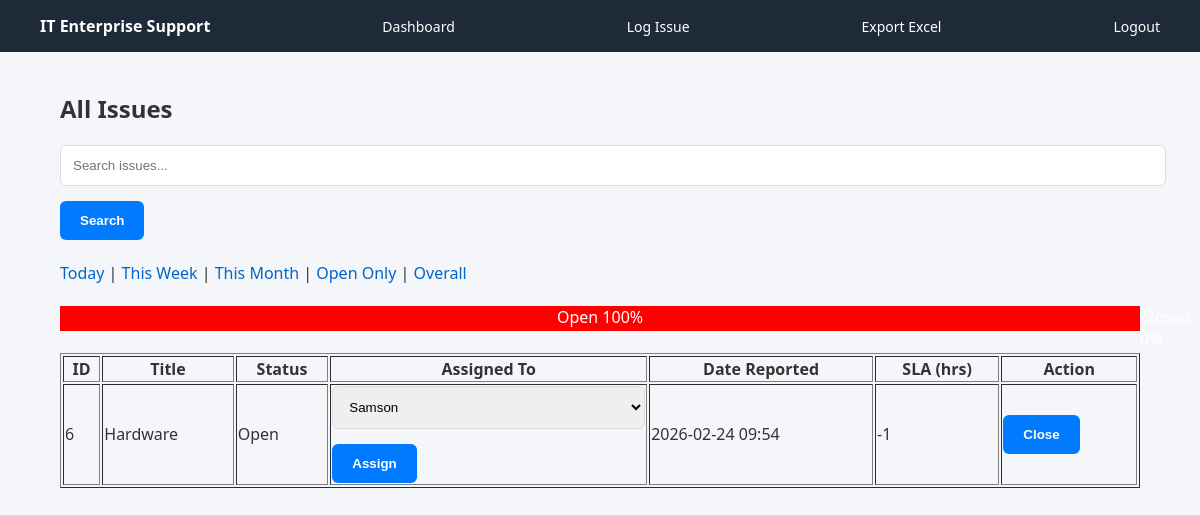
/view_issues?filter=today (signed in), run on the app's committed database.
### tables this page shows
CREATE TABLE issues (
    id INTEGER PRIMARY KEY AUTOINCREMENT,
    title TEXT,
    description TEXT,
    source TEXT,
    category TEXT,
    status TEXT,
    date_reported TEXT,
    date_closed TEXT
, assigned_to TEXT, priority TEXT DEFAULT 'Normal');

### app.py (the view)
@app.route("/view_issues")
def view_issues():
    if "user" not in session:
        return redirect(url_for("login"))
    db = get_db()
    cur = db.cursor()
    search = request.args.get("search")
    filter_type = request.args.get("filter")
    query = "SELECT * FROM issues WHERE 1=1"
    params = []
    if search:
        query += " AND (title LIKE ? OR description LIKE ?)"
        params.extend([f"%{search}%", f"%{search}%"])
    if filter_type == "today":
        query += " AND date(date_reported) = date('now')"
    elif filter_type == "week":
        query += " AND strftime('%Y-%W', date_reported) = strftime('%Y-%W', 'now')"
    elif filter_type == "month":
        query += " AND strftime('%Y-%m', date_reported) = strftime('%Y-%m', 'now')"
    elif filter_type == "open":
        query += " AND status='Open'"
    query += " ORDER BY date_reported DESC"
    cur.execute(query, params)
    issues = cur.fetchall()
    issues = [dict(issue) for issue in issues]
    for issue in issues:
        if issue["status"] == "Open":
            opened_time = datetime.strptime(issue["date_reported"], "%Y-%m-%d %H:%M")
            issue["sla_hours"] = int((datetime.now() - opened_time).total_seconds() / 3600)
        else:
            issue["sla_hours"] = "-"
    open_count = sum(1 for i in issues if i["status"] == "Open")
    closed_count = sum(1 for i in issues if i["status"] == "Closed")
    total = open_count + closed_count
    open_percent = int((open_count / total) * 100) if total else 0
    closed_percent = 100 - open_percent if total else 0
    cur.execute("SELECT username FROM users WHERE role='Technician'")
    technicians = cur.fetchall()
    db.close()
    return render_template(
        "view_issues.html",
        issues=issues,
        technicians=technicians,
        open_percent=open_percent,
        closed_percent=closed_percent,
        current_filter=filter_type
    )

### app.py (called while the page is built)
def get_db():
    conn = sqlite3.connect("database.db")
    conn.row_factory = sqlite3.Row
    return conn

### templates/view_issues.html (shortened to what this page needs)
<!DOCTYPE html>
<html>
<head>
    <link rel="stylesheet" href="{{ url_for('static', filename='style.css') }}">
</head>
<body>
<div class="navbar">
    <strong>IT Enterprise Support</strong>
    <a href="/dashboard">Dashboard</a>
    <a href="/log_issue">Log Issue</a>
    <a href="/export_excel">Export Excel</a>
    <a href="/logout">Logout</a>
</div>
<div class="container">
<h2>All Issues</h2>
<form method="GET">
    <input type="text" name="search" placeholder="Search issues...">
    <button type="submit">Search</button>
</form>
<br>
<div>
    <a href="/view_issues?filter=today">Today</a> |
    <a href="/view_issues?filter=week">This Week</a> |
    <a href="/view_issues?filter=month">This Month</a> |
    <a href="/view_issues?filter=open">Open Only</a> |
    <a href="/view_issues">Overall</a>
</div>
<br>
<div style="background:#eee;width:100%;display:flex;height:25px;">
    <div style="background:red;width:{{open_percent}}%;color:white;text-align:center;">
        Open {{open_percent}}%
    </div>
</div>
<br>
<table border="1" width="100%">
<tr>
    <th>ID</th>
    <th>Title</th>
    <th>Status</th>
    <th>Assigned To</th>
    <th>Date Reported</th>
    <th>SLA (hrs)</th>
    <th>Action</th>
</tr>
{% for issue in issues %}
<tr>
    <td>{{ issue.id }}</td>
    <td>{{ issue.title }}</td>
    <td>{{ issue.status }}</td>
    <td>
        {% if session['role'] == 'Admin' %}
        <form method="POST" action="{{ url_for('assign_issue', issue_id=issue.id) }}">
            <select name="technician">
                {% for tech in technicians %}
                    <option value="{{ tech.username }}"
                        {% if tech.username == issue.assigned_to %}selected{% endif %}>
                        {{ tech.username }}
                    </option>
                {% endfor %}
            </select>
            <button type="submit">Assign</button>
        </form>
        {% else %}
            {{ issue.assigned_to or "Unassigned" }}
        {% endif %}
    </td>
    <td>{{ issue.date_reported }}</td>
    <td>{{ issue.sla_hours }}</td>
    <td>
        {% if issue.status == "Open" %}
        <form method="POST" action="{{ url_for('close_issue', issue_id=issue.id) }}">
            <button type="submit">Close</button>
        </form>
        {% else %}
        <form method="POST" action="{{ url_for('reopen_issue', issue_id=issue.id) }}">
            <button type="submit">Reopen</button>
        </form>
        {% endif %}
    </td>
</tr>
{% endfor %}
</table>
</div>
</body>
</html>

### static/style.css (style rules this page uses)
body { margin: 0; font-family: 'Segoe UI', Tahoma, sans-serif; background: #f4f6f9; color: #333; }
a { text-decoration: none; color: #0066cc; }
.container { width: 90%; max-width: 1100px; margin: 40px auto; }
form textarea, form select, form input { width: 100%; padding: 12px; margin-bottom: 15px; border-radius: 6px; border: 1px solid #ddd; }
form button { padding: 12px 20px; border-radius: 6px; background: #007bff; color: white; border: none; font-weight: bold; cursor: pointer; }
.navbar { background: #1e2a38; color: white; padding: 15px 40px; display: flex; justify-content: space-between; align-items: center; }
.navbar a { color: white; margin-left: 20px; font-size: 14px; }

### data on the page
issues: id "6", title "Hardware", status "Open", date_reported "2026-02-24 09:54", sla_hours "-1"

### other printed values
{{ open_percent }} "100"
form field technician "Samson"
